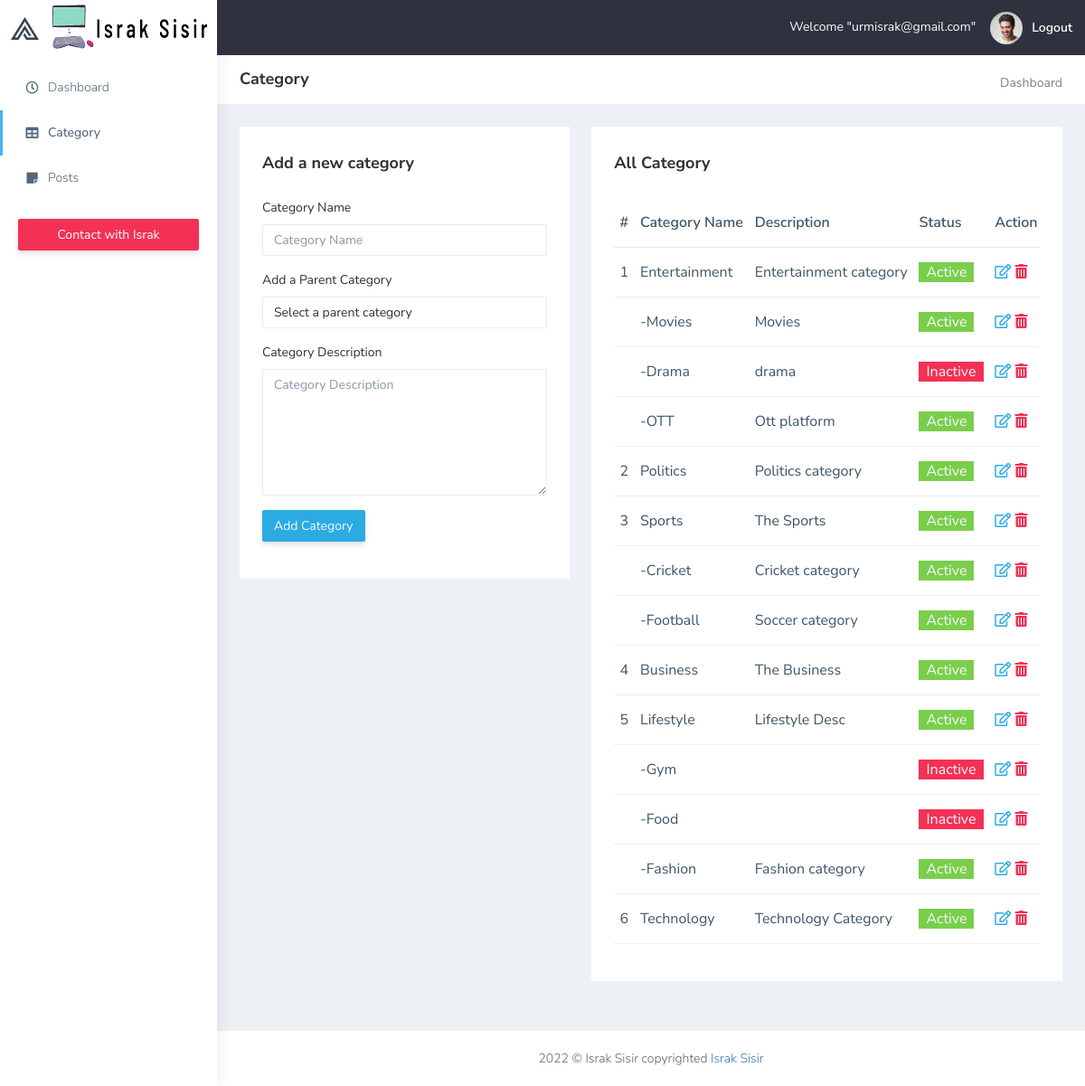
Screenshot of /admin/category.php (signed in) with the database file from the repository.
### tables this page shows
CREATE TABLE `category` (
  `cat_id` int(11) NOT NULL,
  `cat_name` varchar(255) NOT NULL,
  `cat_desc` varchar(255) NOT NULL,
  `is_sub` int(11) NOT NULL,
  `cat_status` int(11) NOT NULL COMMENT '1 for active, 0 for inactive'
);

### admin/category.php (the view, shortened to what this page needs)
<?php include 'inc/header.php'; ?>
<div class="page-breadcrumb bg-white">
    <div class="row align-items-center">
        <div class="col-lg-3 col-md-4 col-sm-4 col-xs-12">
            <h4 class="page-title">Category</h4>
        </div>
        <div class="col-lg-9 col-sm-8 col-md-8 col-xs-12">
            <div class="d-md-flex">
                <ol class="breadcrumb ms-auto">
                    <li><a href="#" class="fw-normal">Dashboard</a></li>
                </ol>
            </div>
        </div>
    </div>
</div>
<div class="container-fluid">
    <div class="row justify-content-center">
        <div class="col-lg-5 col-md-12">
            <div class="white-box analytics-info">
                <h3 class="box-title">Add a new category</h3>
                <div>
                    <form class="mt-4" method="POST">
                        <div class="form-group">
                            <label>Category Name</label>
                            <input type="text" name="cat_name" placeholder="Category Name" class="form-control">
                        </div>
                        <div class="form-group">
                            <label>Add a Parent Category</label>
                            <select class="form-control" name="sub_id">
                                <option>Select a parent category</option>
                            </select>
                        </div>
                        <div class="form-group">
                            <label>Category Description</label>
                            <textarea type="text" rows="6" name="cat_desc" placeholder="Category Description" class="form-control"></textarea>
                        </div>
                        <div>
                            <div class="form-group">
                                <input type="submit" name="add_cat" value="Add Category" class="btn btn-md btn-info text-light">
                            </div>
                        </div>
                    </form>
                </div>
            </div>
        </div>
        <div class="col-lg-7 col-md-12">
            <div class="white-box analytics-info">
                <h3 class="box-title">All Category</h3>
                <div class="mt-4">
                    <div class="table-responsive">
                        <table class="table text-nowrap">
                            <thead>
                                <tr>
                                    <th class="border-top-0">#</th>
                                    <th class="border-top-0">Category Name</th>
                                    <th class="border-top-0">Description</th>
                                    <th class="border-top-0">Status</th>
                                    <th class="border-top-0">Action</th>
                                </tr>
                            </thead>
                            <tbody>
                                <?php
                                $cat_sel_sql = "SELECT * FROM category WHERE is_sub = '0'";
                                $cat_sel_res = mysqli_query($conn,$cat_sel_sql);
                                $serial = 0;
                                while($row = mysqli_fetch_assoc($cat_sel_res)){
                                $cat_id     = $row['cat_id'];
                                $cat_name   = $row['cat_name'];
                                $cat_desc   = $row['cat_desc'];
                                $cat_status = $row['cat_status'];
                                $serial++;
                                ?>
                                <tr>
                                    <td><?php echo $serial; ?></td>
                                    <td><?php echo $cat_name; ?></td>
                                    <td><?php echo $cat_desc; ?></td>
                                    <td>
                                        <?php
                                        if($cat_status == 1){
                                        echo '<span class="bagde bg-success text-light px-2">Active</span>';
                                        }
                                        ?>
                                    </td>
                                    <td>
                                        <a href="category.php?edit_id=<?php echo $cat_id; ?>" data-toggle="tooltip" data-placement="left" title="Edit"><i class="far fa-edit"></i></a>
                                        <a href="" data-toggle="tooltip" data-placement="right" title="Delete" data-bs-toggle="modal" data-bs-target="#delid<?php echo $cat_id; ?>"><i class="fas fa-trash-alt text-danger"></i></a>
                                    </td>
                                </tr>
                                <?php
                                subcat_show($cat_id);
                                }
                                ?>
                            </tbody>
                        </table>
                    </div>
                </div>
            </div>
        </div>
    </div>
</div>
<?php include 'inc/footer.php'; ?>

### admin/inc/functions.php (shortened to what this page needs)
<?php
	include 'connection.php';
	function subcat_show($cat_id){
		global $conn;
		$cat_sel_sql = "SELECT * FROM category WHERE is_sub = $cat_id";
                            $cat_sel_res = mysqli_query($conn,$cat_sel_sql);
                            $serial = 0;
                            while($row = mysqli_fetch_assoc($cat_sel_res)){
                                $cat_id     = $row['cat_id'];
                                $cat_name   = $row['cat_name'];
                                $cat_desc   = $row['cat_desc'];
                                $cat_status = $row['cat_status'];
                        ?>
                                <tr>
                                    <td><?php  ?></td>
                                    <td><?php echo '-'.$cat_name; ?></td>
                                    <td><?php echo $cat_desc; ?></td>
                                    <td>
                                        <?php
                                            if($cat_status == 1){
                                                echo '<span class="bagde bg-success text-light px-2">Active</span>';
                                            }
                                            if($cat_status == 0){
                                                echo '<span class="bagde bg-danger text-light px-2">Inactive</span>';
                                            }
                                        ?>
                                    </td>
                                    <td>
                                        <a href="category.php?edit_id=<?php echo $cat_id; ?>" data-toggle="tooltip" data-placement="left" title="Edit"><i class="far fa-edit"></i></a>
                                        <a href="" data-toggle="tooltip" data-placement="right" title="Delete" data-bs-toggle="modal" data-bs-target="#delid<?php echo $cat_id; ?>"><i class="fas fa-trash-alt text-danger"></i></a>
                                    </td>
                                </tr>
                        <?php
                                }
	}
                        ?>

### rows the page displays
category: cat_name "Entertainment", cat_desc "Entertainment category", cat_status "Active"
category: cat_name "Movies", cat_desc "Movies", cat_status "Active"
category: cat_name "Drama", cat_desc "drama", cat_status "Inactive"
category: cat_name "OTT", cat_desc "Ott platform", cat_status "Active"
category: cat_name "Politics", cat_desc "Politics category", cat_status "Active"
category: cat_name "Sports", cat_desc "The Sports", cat_status "Active"
category: cat_name "Cricket", cat_desc "Cricket category", cat_status "Active"
category: cat_name "Football", cat_desc "Soccer category", cat_status "Active"
category: cat_name "Business", cat_desc "The Business", cat_status "Active"
category: cat_name "Lifestyle", cat_desc "Lifestyle Desc", cat_status "Active"
category: cat_name "Gym", cat_status "Inactive"
category: cat_name "Food", cat_status "Inactive"
category: cat_name "Fashion", cat_desc "Fashion category", cat_status "Active"
category: cat_name "Technology", cat_desc "Technology Category", cat_status "Active"

### other values shown
$_SESSION['u_mail'] "urmisrak@gmail.com"
